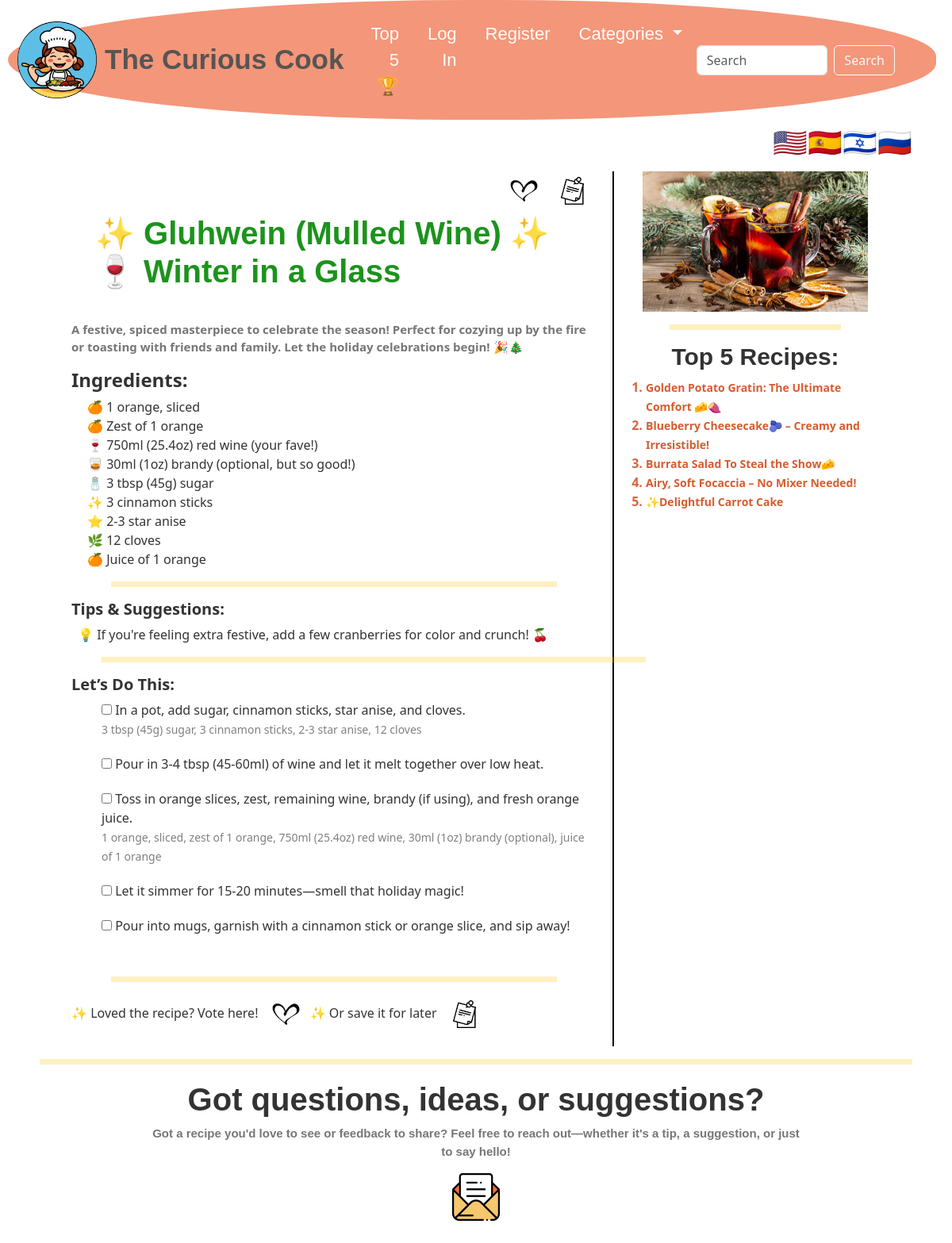
Screenshot of /recipe/6/ with the database file from the repository.
### cookbook/models.py (models this page shows, shortened)
class Card(models.Model):
    filename = models.CharField(max_length=100, default='SOME STRING')
    title = models.CharField(max_length=100)
    title_ru = models.CharField(max_length=100, blank=True, null=True)
    title_he = models.CharField(max_length=100, blank=True, null=True)
    title_es = models.CharField(max_length=100, blank=True, null=True)
    image = models.CharField(max_length=10000)
    categories = models.ManyToManyField(Category, related_name='cards')
    liked = models.ManyToManyField(User, blank=True, related_name="liked_item")
    saved = models.ManyToManyField(User, blank=True, related_name="saved_item")
    anon_like = models.IntegerField(default=0)

### cookbook/views.py (the view)
# urls.py: path("recipe/<int:card_id>/", views.recipe, name="recipe"),
def recipe(request, card_id):
    categories = Category.objects.all()
    top_cards = Card.objects.annotate(like_count=Count('liked')).all()
    top_cards = sorted(top_cards, key=lambda card: card.like_count + card.anon_like, reverse=True)[:5]
    try:
        card = Card.objects.get(id=card_id)
    except Card.DoesNotExist:
        return HttpResponse("Card not found.", status=404)
    template_name = 'cookbook/recipes/{}.html'.format(card.filename)
    try:
        return render(request, template_name, {
            "card": card,
            "categories":categories,
            "top_cards": top_cards,
        })
    except:
        return HttpResponse("No matching recipe found.")

### cookbook/templates/cookbook/recipes/gluhwein.html
{% extends "cookbook/recipe.html" %}
{% load static %}
{% block left %}
    <p class="text-body-secondary">
            A festive, spiced masterpiece to celebrate the season! Perfect for cozying up by the fire or toasting with friends and family. Let the holiday celebrations begin! 🎉🎄
    </p>
    <h4><b>Ingredients:</b></h4>
    <ul style="padding-left: 20px; list-style-type: none;">
            <li>🍊 1 orange, sliced</li>
            <li>🍊 Zest of 1 orange</li>
            <li>🍷 750ml (25.4oz) red wine (your fave!)</li>
            <li>🥃 30ml (1oz) brandy (optional, but so good!)</li>
            <li>🧂 3 tbsp (45g) sugar</li>
            <li>✨ 3 cinnamon sticks</li>
            <li>⭐ 2-3 star anise</li>
            <li>🌿 12 cloves</li>
            <li>🍊 Juice of 1 orange</li>
    </ul>
    <hr>
    <div class="row">
        <h5><b>Tips & Suggestions:</b></h5>
        <ul style="padding-left: 20px; list-style-type: none;">
                <li>💡 If you're feeling extra festive, add a few cranberries for color and crunch! 🍒</li>
        </ul>
        <hr>
        <h5><b>Let’s Do This:</b></h5>
        <ul style="padding-left: 50px; list-style-type: none;">
                <li style="margin-bottom: 20px;"><input type="checkbox"> In a pot, add sugar, cinnamon sticks, star anise, and cloves.
                    <br><small style="color:gray;">3 tbsp (45g) sugar, 3 cinnamon sticks, 2-3 star anise, 12 cloves</small>
                </li>
                <li style="margin-bottom: 20px;"><input type="checkbox"> Pour in 3-4 tbsp (45-60ml) of wine and let it melt together over low heat.</li>
                <li style="margin-bottom: 20px;"><input type="checkbox"> Toss in orange slices, zest, remaining wine, brandy (if using), and fresh orange juice.
                    <br><small style="color:gray;">1 orange, sliced, zest of 1 orange, 750ml (25.4oz) red wine, 30ml (1oz) brandy (optional), juice of 1 orange</small>
                </li>
                <li style="margin-bottom: 20px;"><input type="checkbox"> Let it simmer for 15-20 minutes—smell that holiday magic!</li>
                <li style="margin-bottom: 20px;"><input type="checkbox"> Pour into mugs, garnish with a cinnamon stick or orange slice, and sip away!</li>
        </ul>
    </div>
{% endblock %}
{% block image %}
    <img src="{{ card.image }}" alt="Gluhwein (Mulled Wine)" class="d-inline-block align-text-center" style="max-width: 90%; height: auto;">
{% endblock %}

### cookbook/templates/cookbook/recipe.html (shortened to what this page needs)
{% extends "cookbook/layout.html" %}
{% block body %}
{% load static %}
<div class="container" style="padding-left: 60px; padding-right: 60px;">
        <div class="row">
                <div id="desktop_border" class="col-md-8">
                        <div class="btn-group" style="display: flex; float: right;">
                                {% if user.is_authenticated %}
                                        {% if card in user.saved_item.all %}
                                                <button type="button" class="btn save_button_top_{{ card.id }}" onclick="save_recipe('{{ card.id }}')">
                                                        <img class="bookmark" src="{% static 'cookbook/bookmarkUnsave.jpg' %}" alt="unsave" width="40" height="mx-auto">
                                                </button>
                                        {% else %}
                                                <button type="button" class="btn save_button_top_{{ card.id }}" onclick="save_recipe('{{ card.id }}')">
                                                        <img class="bookmark" src="{% static 'cookbook/bookmarkSave.jpg' %}" alt="save" width="35" height="mx-auto">
                                                </button>
                                        {% endif %}
                                {% else %}
                                        <button type="button" class="btn save_button_top_{{ card.id }}" onclick="save_recipe('{{ card.id }}')">
                                                <img class="bookmark" src="{% static 'cookbook/bookmarkSave.jpg' %}" alt="save" width="35" height="auto">
                                        </button>
                                {% endif %}
                        </div>
                        <div class="btn-group" style="display: flex; float: right;">
                                {% if user.is_authenticated %}
                                    {% if card in user.liked_item.all %}
                                        <button type="button" class="btn vote_card_top_{{ card.id }}" onclick="vote('{{ card.id }}')">
                                            <img class="heart" src="{% static 'cookbook/fullHeart.jpg' %}" alt="liked" width="50" height="auto">
                                        </button>
                                    {% else %}
                                        <button type="button" class="btn vote_card_top_{{ card.id }}" onclick="vote('{{ card.id }}')">
                                            <img class="heart" src="{% static 'cookbook/emptyHeart.jpg' %}" alt="unliked" width="35" height="auto">
                                        </button>
                                    {% endif %}
                                {% else %}
                                    <button type="button" class="btn vote_card_top_{{ card.id }}" onclick="vote('{{ card.id }}')">
                                        <img class="heart" src="{% static 'cookbook/emptyHeart.jpg' %}" alt="unliked" width="35" height="auto">
                                    </button>
                                {% endif %}
                            </div>
                <br>
                <h1 style="padding: 30px; text-align: left; color: rgba(5, 136, 5, 0.909);"><b>{{ card.title }}</b></h1>
                {% block left %}
                {% endblock %}
                <hr>
                <div class="btn-group"  style="display: flex; float: left;">
                        <p>✨ Loved the recipe? Vote here!
                                {% if user.is_authenticated %}
                                        {% if card in user.liked_item.all %}
                                                <button type="button" class="btn vote_card_bottom_{{ card.id }}" onclick="vote('{{ card.id }}')">
                                                        <img class="heart" src="{% static 'cookbook/fullHeart.jpg' %}" alt="tnx" width="50" height="auto">
                                                </button>
                                        {% else %}
                                                <button type="button" class="btn vote_card_bottom_{{ card.id }}" onclick="vote('{{ card.id }}')">
                                                        <img class="heart" src="{% static 'cookbook/emptyHeart.jpg' %}" alt="vote" width="35" height="auto">
                                                </button>
                                        {% endif %}
                                {% else %}
                                        <button type="button" class="btn vote_card_bottom_{{ card.id }}" onclick="vote('{{ card.id }}')">
                                                <img class="heart" src="{% static 'cookbook/emptyHeart.jpg' %}" alt="vote" width="35" height="auto">
                                        </button>
                                {% endif %}
                        </p>
                </div>
                <div class="btn-group"  style="display: flex; float: left;">
                        <p>✨ Or save it for later
                        {% if user.is_authenticated %}
                                {% if card in user.saved_item.all %}
                                        <button type="button" class="btn save_button_bottom_{{ card.id }}" onclick="save_recipe('{{ card.id }}')">
                                                <img class="bookmark" src="{% static 'cookbook/bookmarkUnsave.jpg' %}" alt="unsave" width="40" height="mx-auto">
                                        </button>
                                {% else %}
                                        <button type="button" class="btn save_button_bottom_{{ card.id }}" onclick="save_recipe('{{ card.id }}')">
                                                <img class="bookmark" src="{% static 'cookbook/bookmarkSave.jpg' %}" alt="save" width="35" height="auto">
                                        </button>
                                {% endif %}
                        {% else %}
                                <button type="button" class="btn save_button_bottom_{{ card.id }}" onclick="save_recipe('{{ card.id }}')">
                                        <img class="bookmark" src="{% static 'cookbook/bookmarkSave.jpg' %}" alt="save" width="35" height="auto">
                                </button>
                        {% endif %}
                        </p>
                </div>
        </div>
        <div class="col-md-4" style="position: -webkit-sticky; position: sticky; top: 150px; z-index: 10; padding-left: 20px; height: calc(100vh - 80px);">
                <div class="d-flex justify-content-center" style="margin-bottom: 5px;">
                        {% block image %}
                        {% endblock %}
                </div>
                <hr>
                <h1 style="font-size: 30px;"><b>Top 5 Recipes:</b></h1>
                <ol style="padding-left: 20px; font-weight: bold; color: rgb(216, 102, 64);">
                        {% for card in top_cards %}
                                <li id="top-liked">
                                        <a href="{% url 'recipe' card_id=card.id %}" alt="{{ card.title }}"
                                                style="font-weight: lighter; text-decoration: none; font-size: 14px;">
                                                <b>{{ card.title }}</b>
                                        </a>
                                </li>
                        {% endfor %}
                </ol>
        </div>
</div>
{% endblock %}

### cookbook/static/cookbook/styles.css (style rules this page uses)
hr { border: none; height: 7px; background-color: #f9c301; margin-left: 50px; margin-right: 50px; }
h1 { font-family: fantasy, sans-serif; font-weight: bold; text-align: center; }
@media (min-width: 1024px) { .d-flex { display: flex; justify-content: flex-end; } }
@media (min-width: 1024px) { #desktop_border { padding-right: 20px; border-right: 2px solid #000; } }
body { background-color: #ffffff; color: #333333; }
a { color: #D85C2F; }
.text-body-secondary { font-size: 15px; font-weight: bold; color: #777676 !important; }

### rows the page displays
Card: title "✨ Gluhwein (Mulled Wine) ✨ 🍷 Winter in a Glass", image (picture)
Card: title "Golden Potato Gratin: The Ultimate Comfort 🧀🍠"
Card: title "Blueberry Cheesecake🫐 – Creamy and Irresistible!"
Card: title "Burrata Salad To Steal the Show🧀"
Card: title "Airy, Soft Focaccia – No Mixer Needed!"
Card: title "✨Delightful Carrot Cake"
